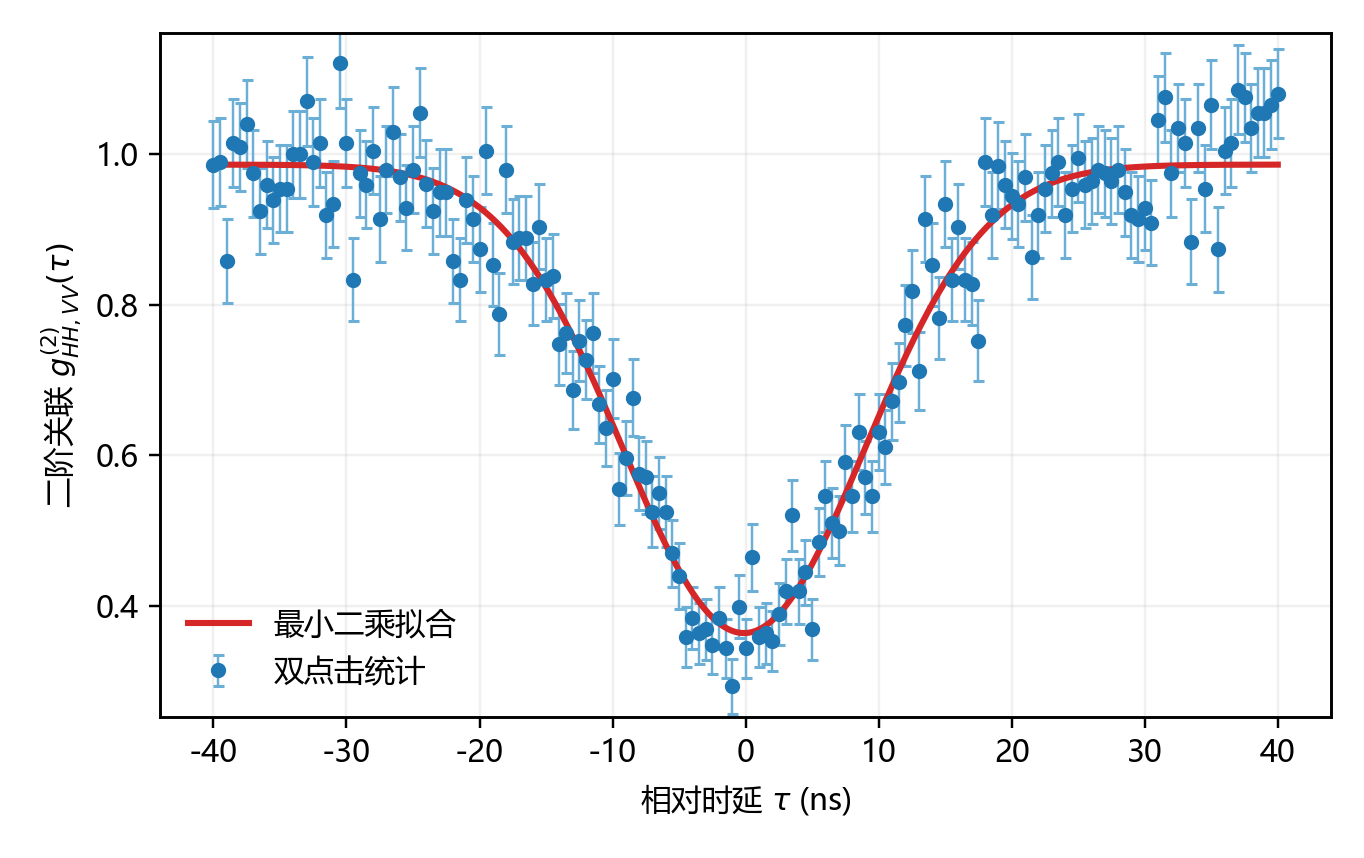

The Python source for this figure:
from plot_style import frame_all_axes
import csv
import pathlib

import matplotlib.pyplot as plt
import numpy as np

EXPORT_PNG = True


def _default_summary_csv() -> pathlib.Path:
    data_root = pathlib.Path(__file__).resolve().parents[1] / "data"
    preferred = data_root / "hom_rerun" / "summary" / "hom_summary.csv"
    if preferred.exists():
        return preferred
    candidates = sorted(
        data_root.glob("hom_summary_output_*/summary/hom_summary.csv"),
        key=lambda p: p.stat().st_mtime,
    )
    if candidates:
        return candidates[-1]
    return data_root / "hom_summary" / "hom_summary.csv"


def _load_g2_from_double_clicks(summary_csv: pathlib.Path) -> tuple[np.ndarray, np.ndarray, np.ndarray]:
    if not summary_csv.exists():
        raise FileNotFoundError(f"HOM summary CSV not found: {summary_csv}")

    with summary_csv.open("r", encoding="utf-8", newline="") as f:
        reader = csv.DictReader(f)
        rows = list(reader)
        fieldnames = set(reader.fieldnames or [])

    tau_vals: list[float] = []
    p2_vals: list[float] = []
    sem_vals: list[float] = []

    # Preferred schema: hom_summary.csv aggregated by tau.
    if {"tau_ns", "coinc_counts", "shots_total"}.issubset(fieldnames):
        for row in rows:
            try:
                tau = float((row.get("tau_ns") or "").strip())
                coinc_counts = float((row.get("coinc_counts") or "").strip())
                shots_total = float((row.get("shots_total") or "").strip())
            except ValueError:
                continue
            if not np.isfinite(tau) or not np.isfinite(coinc_counts) or shots_total <= 0.0:
                continue
            p2 = coinc_counts / shots_total
            p2 = float(np.clip(p2, 0.0, 1.0))
            sem = float(np.sqrt(max(p2 * (1.0 - p2), 0.0) / shots_total))
            tau_vals.append(tau)
            p2_vals.append(p2)
            sem_vals.append(sem)
    # Fallback schema: per-shot tau/coinc rows.
    elif {"tau", "coinc"}.issubset(fieldnames):
        by_tau: dict[float, list[float]] = {}
        for row in rows:
            try:
                tau = float((row.get("tau") or "").strip())
                coinc = float((row.get("coinc") or "").strip())
                valid_raw = row.get("valid")
                valid = 1.0 if valid_raw is None or str(valid_raw).strip() == "" else float(str(valid_raw).strip())
            except ValueError:
                continue
            if valid <= 0.0 or not np.isfinite(tau) or not np.isfinite(coinc):
                continue
            by_tau.setdefault(tau, []).append(float(np.clip(coinc, 0.0, 1.0)))
        for tau in sorted(by_tau):
            values = np.asarray(by_tau[tau], dtype=float)
            p2 = float(np.mean(values))
            sem = float(np.std(values, ddof=1) / np.sqrt(values.size)) if values.size > 1 else 0.0
            tau_vals.append(float(tau))
            p2_vals.append(p2)
            sem_vals.append(sem)
    else:
        raise ValueError(f"Unsupported HOM summary format: {summary_csv}")

    if not tau_vals:
        raise ValueError(f"No valid HOM points in: {summary_csv}")

    tau = np.asarray(tau_vals, dtype=float)
    p2 = np.asarray(p2_vals, dtype=float)
    sem = np.asarray(sem_vals, dtype=float)
    order = np.argsort(tau)
    return tau[order], p2[order], sem[order]


def _normalize_to_far_delay(tau: np.ndarray, p2: np.ndarray, sem: np.ndarray) -> tuple[np.ndarray, np.ndarray]:
    abs_tau = np.abs(tau)
    edge_cut = float(np.quantile(abs_tau, 0.85))
    far_mask = abs_tau >= edge_cut
    if not np.any(far_mask):
        return p2, sem
    ref = float(np.mean(p2[far_mask]))
    if ref <= 0.0:
        return p2, sem
    return p2 / ref, sem / ref


def _fit_hom_curve_least_squares(tau: np.ndarray, y: np.ndarray) -> tuple[np.ndarray, np.ndarray]:
    # Model: y = b - a * exp(-((tau - tau0) / sigma)^2)
    tau0_grid = np.linspace(-10.0, 10.0, 161)
    sigma_grid = np.linspace(0.5, 40.0, 260)

    best_sse = np.inf
    best_params = None
    for tau0 in tau0_grid:
        shifted = tau - tau0
        for sigma in sigma_grid:
            basis = np.exp(-((shifted / sigma) ** 2))
            design = np.column_stack([np.ones_like(basis), -basis])
            coeff, *_ = np.linalg.lstsq(design, y, rcond=None)
            b, a = float(coeff[0]), float(coeff[1])
            pred = b - a * basis
            sse = float(np.sum((y - pred) ** 2))
            if sse < best_sse:
                best_sse = sse
                best_params = (tau0, sigma, b, a)

    if best_params is None:
        raise RuntimeError("Least-squares fit failed")

    tau0, sigma, b, a = best_params
    tau_dense = np.linspace(float(np.min(tau)), float(np.max(tau)), 800)
    y_dense = b - a * np.exp(-((tau_dense - tau0) / sigma) ** 2)
    return tau_dense, y_dense


def main() -> None:
    summary_csv = _default_summary_csv()
    tau, p2, p2_sem = _load_g2_from_double_clicks(summary_csv)
    g2, g2_sem = _normalize_to_far_delay(tau, p2, p2_sem)
    tau_dense, g2_fit = _fit_hom_curve_least_squares(tau, g2)

    plt.rcParams.update(
        {
            "font.family": "sans-serif",
            "font.sans-serif": [
                "Microsoft YaHei",
                "SimHei",
                "SimSun",
                "Noto Sans CJK SC",
                "Source Han Sans SC",
                "Arial Unicode MS",
                "DejaVu Sans",
            ],
            "axes.unicode_minus": False,
            "axes.spines.top": False,
            "axes.spines.right": False,
            "axes.grid": True,
            "grid.alpha": 0.18,
        }
    )

    plt.figure(figsize=(6.2, 3.9))
    if float(np.max(g2_sem)) > 0.0:
        plt.errorbar(
            tau,
            g2,
            yerr=g2_sem,
            fmt="o",
            ms=4.0,
            color="#1f77b4",
            ecolor="#6baed6",
            elinewidth=0.8,
            capsize=1.8,
            label="双点击统计",
        )
    else:
        plt.scatter(tau, g2, s=18, color="#1f77b4", label="双点击统计")
    plt.plot(tau_dense, g2_fit, color="#d62728", lw=2.0, label="最小二乘拟合")

    y_all = np.concatenate([g2, g2_fit])
    y_min = float(np.min(y_all))
    y_max = float(np.max(y_all))
    y_pad = max(0.04 * (y_max - y_min), 0.04)
    plt.ylim(y_min - y_pad, y_max + y_pad)
    plt.xlabel(r"相对时延 $\tau$ (ns)")
    plt.ylabel(r"二阶关联 $g^{(2)}_{HH,VV}(\tau)$")
    plt.legend(frameon=False, loc="best")
    plt.tight_layout()

    out_base = pathlib.Path(__file__).with_suffix("")
    frame_all_axes(plt.gcf())
    plt.savefig(out_base.with_suffix(".pdf"), dpi=220)
    if EXPORT_PNG:
        plt.savefig(out_base.with_suffix(".png"), dpi=220)
    plt.close()


if __name__ == "__main__":
    main()
